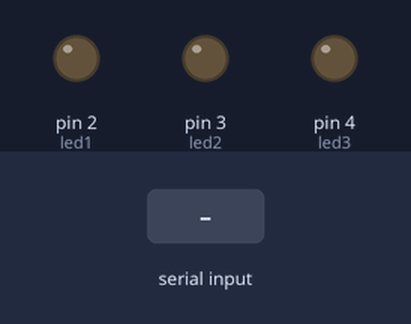
Simulated run of this sketch. Board: Arduino Uno, built with avr-gcc and run on an emulated ATmega328P. Parts: output pins drawn as LEDs (lit = HIGH). The inputs (shaded band) are chosen by the test bench. EEPROM starts erased; what the sketch prints to the serial monitor is not drawn.

Above: at 1.2 s.
1.3 s: byte 2 (2) received over Serial
At 1.6 s:
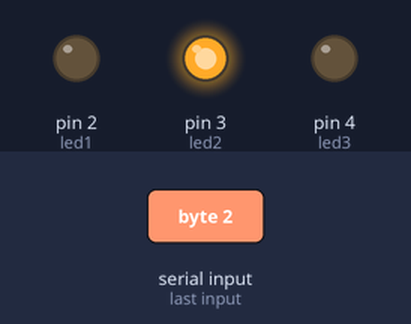
2.8 s: byte 1 (1) received over Serial
At 4.0 s:
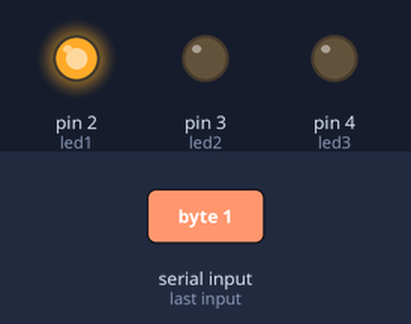
4.3 s: byte 3 (3) received over Serial
At 5.2 s:
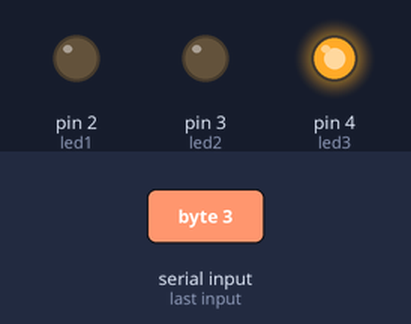
Timing chart, 0 to 7.3 s (numbered marks = the images above; inputs shaded):
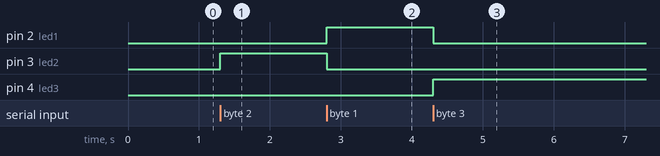

The sketch:

demo.ino
```cpp
#include "EEPROM.h"

int led1 =2;
int led2 =3;
int led3 =4;

int data=0;
int tam=0;

void setup()
{
   Serial.begin (9600);
    pinMode(led1 , OUTPUT);
    pinMode(led2 , OUTPUT);
    pinMode(led3 , OUTPUT);

    if(EEPROM.read(1)==2)
    {
      digitalWrite(led1, LOW);
      digitalWrite(led2, HIGH);
      digitalWrite(led3, LOW);
    }
   else if(EEPROM.read(1)==3)
    {
      digitalWrite(led1, LOW);
      digitalWrite(led2, LOW);
      digitalWrite(led3, HIGH);
    }

    else if(EEPROM.read(1)==0)
    {
      digitalWrite(led1, LOW);
      digitalWrite(led2, LOW);
      digitalWrite(led3, LOW);

    }
   else if(EEPROM.read(1)==1)
    {
      digitalWrite(led1, HIGH);
      digitalWrite(led2, LOW);
      digitalWrite(led3, LOW);
      delay(100);
    }
}

void loop()
{
  if(Serial.available()>0)
  {
      data = Serial.read();
  }
    if(data==0) //khong co cam xuc nao
  {
        digitalWrite(led1,LOW);
        digitalWrite(led2,LOW);
        digitalWrite(led3,LOW);
        tam=0;
        EEPROM.write(1,tam);
        delay(100);
  }

 else if(data==2) //vui -sang led thu 3 va tat led thu 2 & 4
  {
        digitalWrite(led1,LOW);
        digitalWrite(led2,HIGH);
        digitalWrite(led3,LOW);
        tam=2;
        EEPROM.write(1,tam);
        delay(100);
  }

  else if(data==1) //buon - sang led thu 2 va tat led thu 3 4
  {
        digitalWrite(led1,HIGH);
        digitalWrite(led2,LOW);
        digitalWrite(led3,LOW);
        tam=1;
        EEPROM.write(1,tam);
        delay(100);
  }

   else
   if(data==3) //ngac nhien - sang led 4 va tat led 2 3
  {
        digitalWrite(led1,LOW);
        digitalWrite(led2,LOW);
        digitalWrite(led3,HIGH);
        tam=3;
        EEPROM.write(1,tam);
        delay(100);
  }
  Serial.print(EEPROM.read(1));
}
```

Measured:
- after the input at 1.3 s, pin 3 (led2): LOW → HIGH at once
- after the input at 2.8 s, pin 2 (led1): LOW → HIGH at once; pin 3 (led2): HIGH → LOW at once
- after the input at 4.3 s, pin 2 (led1): HIGH → LOW at once; pin 4 (led3): LOW → HIGH at once
